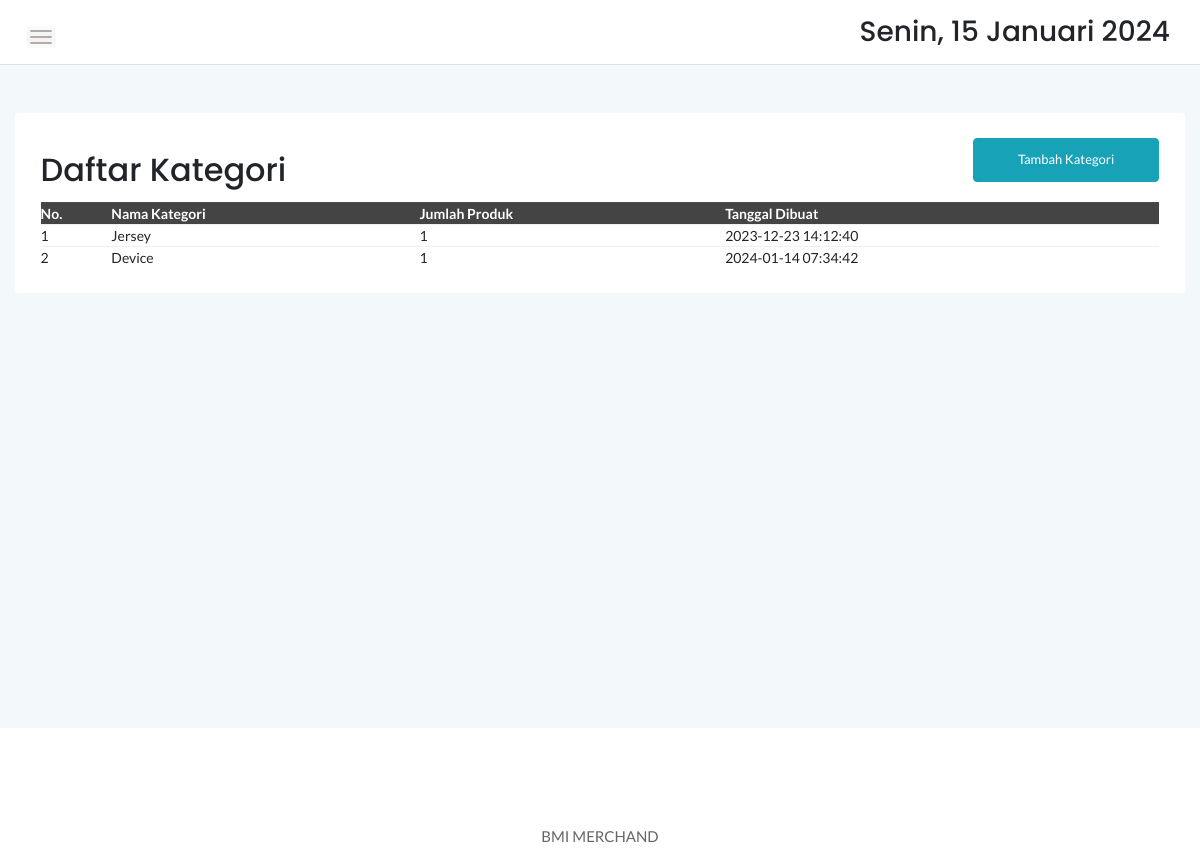
The page /admin/kategori.php on the database its author committed.
### tables this page shows
CREATE TABLE `kategori` (
  `idkategori` int(11) NOT NULL,
  `namakategori` varchar(20) NOT NULL,
  `tgldibuat` timestamp NOT NULL DEFAULT current_timestamp()
);

### admin/kategori.php (the view, shortened to what this page needs)
<?php
	include '../dbconnect.php';
	?>
<!doctype html>
<html class="no-js" lang="en">
<head>
    <link rel="stylesheet" href="assets/css/bootstrap.min.css">
    <link rel="stylesheet" href="assets/css/font-awesome.min.css">
    <link rel="stylesheet" href="assets/css/themify-icons.css">
    <link rel="stylesheet" href="assets/css/metisMenu.css">
    <link rel="stylesheet" href="assets/css/owl.carousel.min.css">
    <link rel="stylesheet" href="assets/css/slicknav.min.css">
    <link rel="stylesheet" href="https://www.amcharts.com/lib/3/plugins/export/export.css" type="text/css" media="all" />
	<link rel="stylesheet" type="text/css" href="https://cdn.datatables.net/1.10.20/css/jquery.dataTables.min.css">
    <link rel="stylesheet" type="text/css" href="https://cdn.datatables.net/1.10.20/css/jquery.dataTables.css">
    <link rel="stylesheet" type="text/css" href="https://cdn.datatables.net/1.10.20/css/dataTables.bootstrap4.min.css">
    <link rel="stylesheet" type="text/css" href="https://cdn.datatables.net/responsive/2.2.3/css/responsive.bootstrap.min.css">
    <link rel="stylesheet" type="text/css" href="https://cdn.datatables.net/responsive/2.2.3/css/responsive.jqueryui.min.css">
	<link rel="stylesheet" type="text/css" href="https://cdn.datatables.net/buttons/1.5.2/css/buttons.dataTables.min.css">
    <link rel="stylesheet" href="assets/css/typography.css">
    <link rel="stylesheet" href="assets/css/default-css.css">
    <link rel="stylesheet" href="assets/css/styles.css">
    <link rel="stylesheet" href="assets/css/responsive.css">
</head>
<body>
    <div class="page-container">
        <div class="main-content">
            <div class="header-area">
                <div class="row align-items-center">
                    <div class="col-md-6 col-sm-8 clearfix">
                        <div class="nav-btn pull-left">
                            <span></span>
                            <span></span>
                            <span></span>
                        </div>
                    </div>
                    <div class="col-md-6 col-sm-4 clearfix">
                        <ul class="notification-area pull-right">
                            <li><h3><div class="date">
						</b></div></h3>
						</li>
                        </ul>
                    </div>
                </div>
            </div>
            <div class="main-content-inner">
                <div class="row mt-5 mb-5">
                    <div class="col-12">
                        <div class="card">
                            <div class="card-body">
                                <div class="d-sm-flex justify-content-between align-items-center">
									<h2>Daftar Kategori</h2>
									<button style="margin-bottom:20px" data-toggle="modal" data-target="#myModal" class="btn btn-info col-md-2">Tambah Kategori</button>
                                </div>
                                    <div class="data-tables datatable-dark">
										 <table id="dataTable3" class="display" style="width:100%"><thead class="thead-dark">
											<tr>
												<th>No.</th>
												<th>Nama Kategori</th>
												<th>Jumlah Produk</th>
												<th>Tanggal Dibuat</th>
											</tr></thead><tbody>
											<?php
											$brgs=mysqli_query($conn,"SELECT * from kategori order by idkategori ASC");
											$no=1;
											while($p=mysqli_fetch_array($brgs)){
												$id = $p['idkategori'];
												?>
												<tr>
													<td><?php echo $no++ ?></td>
													<td><?php echo $p['namakategori'] ?></td>
													<td><?php
														$result1 = mysqli_query($conn,"SELECT Count(idproduk) AS count FROM produk p, kategori k where p.idkategori=k.idkategori and k.idkategori='$id' order by idproduk ASC");
														$cekrow = mysqli_num_rows($result1);
														$row1 = mysqli_fetch_assoc($result1);
														$count = $row1['count'];
														if($cekrow > 0){
														echo number_format($count);
														} else {
															echo 'No data';
														}
													?></td>
													<td><?php echo $p['tgldibuat'] ?></td>
												</tr>
												<?php
											}
											?>
										</tbody>
										</table>
                                    </div>
								 </div>
                            </div>
                        </div>
                    </div>
                </div>
            </div>
        </div>
        <footer>
            <div class="footer-area">
            <p>BMI MERCHAND</p>
            </div>
        </footer>
</body>
</html>

### admin/assets/css/styles.css (style rules this page uses)
.page-container { width: 100%; height: 100%; min-height: 100vh; padding-left: 280px; -webkit-transition: padding-left 0.3s ease 0s; transition: padding-left 0.3s ease 0s; }
.card { border: none; border-radius: 4px; background-color: #fff; -webkit-transition: all 0.3s ease 0s; transition: all 0.3s ease 0s; }
.card-body { padding: 25.6px; padding: 1.6rem; }
.main-content { width: 100%; background: #F3F8FB; }
.main-content-inner { padding: 0 30px 50px; }
.header-area { padding: 15px 30px; background: #fff; border-bottom: 1px solid #d8e3e7; }
.nav-btn { margin-right: 30px; margin-top: 10px; cursor: pointer; }
.nav-btn span { display: block; width: 22px; height: 2px; background: #b3aaaa; margin: 4px 0; border-radius: 15px; -webkit-transition: all 0.3s ease 0s; transition: all 0.3s ease 0s; box-shadow: 0 0 0 4px rgba(99, 96, 96, 0.03); }
.notification-area { -webkit-user-select: none; -moz-user-select: none; -ms-user-select: none; user-select: none; position: relative; z-index: 1; }
.notification-area li { display: inline-block; margin-left: 20px; cursor: pointer; -webkit-user-select: none; -moz-user-select: none; -ms-user-select: none; user-select: none; }
.footer-area { text-align: center; padding: 23px 0 19px; background: #fff; }
.footer-area p { color: #676666; margin-bottom: 0; }
.btn { padding: 11px 17px; font-size: 13px; letter-spacing: 0; }
table tr th { border-bottom: none; }
table tr th, table tr td { border-top: 1px solid rgba(120, 130, 140, 0.13) !important; }
.datatable-dark thead { background: #444; color: #fff; }

### admin/assets/css/responsive.css (style rules this page uses)
@media (min-width: 1200px) and (max-width: 1364px) { .main-content-inner { padding: 0 15px 50px; } }
@media (min-width: 1200px) and (max-width: 1364px) { .page-container, .sbar_collapsed.page-container { padding-left: 0; } }

### rows shown on the page
kategori: namakategori "Jersey", count "1", tgldibuat "2023-12-23 14:12:40"
kategori: namakategori "Device", count "1", tgldibuat "2024-01-14 07:34:42"
